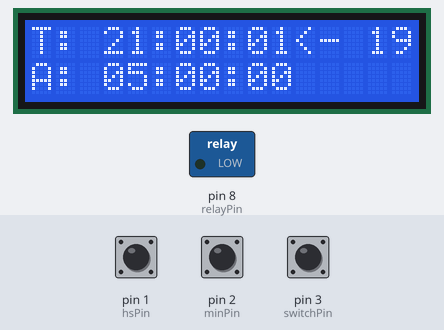
A sketch run on a simulated Arduino Uno, built with avr-gcc and run on an emulated ATmega328P. Parts: 16×2 character LCD, switched loads named in the sketch (green lamp = pin HIGH). Inputs (shaded band) come from the test bench; at power-on: pin 3 (switchPin) HIGH, pin 1 (hsPin) HIGH, pin 2 (minPin) HIGH.

Above: at 1.2 s.
1.3 s: pin 3 (switchPin) pulled LOW for 3.2 s
At 1.65 s:
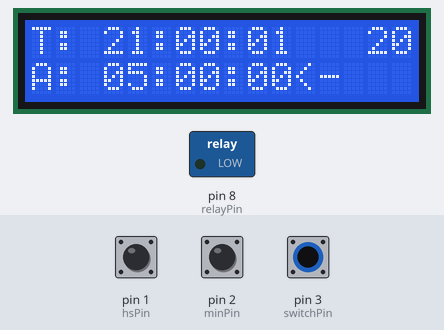
6.0 s: pin 1 (hsPin) pulled LOW for 0.25 s
At 6.8 s:
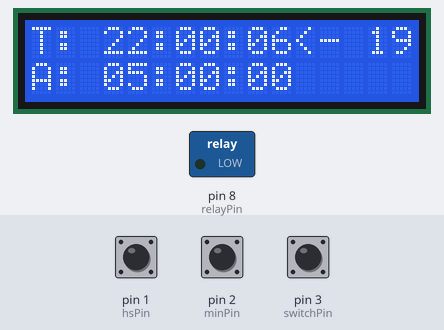
7.7 s: pin 2 (minPin) pulled LOW for 0.25 s
At 8.8 s:
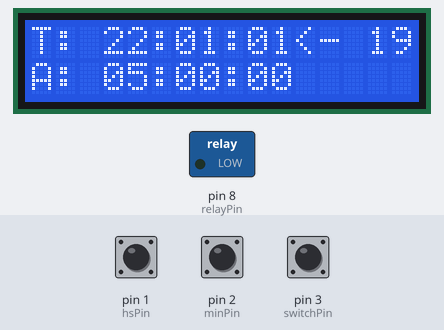
9.5 s: pin 1 (hsPin) pulled LOW for 1 s
At 11.8 s:
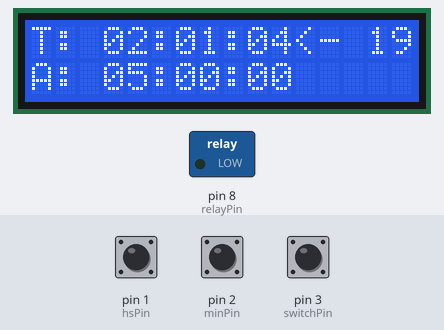
12.0 s: pin 2 (minPin) pulled LOW for 1 s
At 13.8 s:
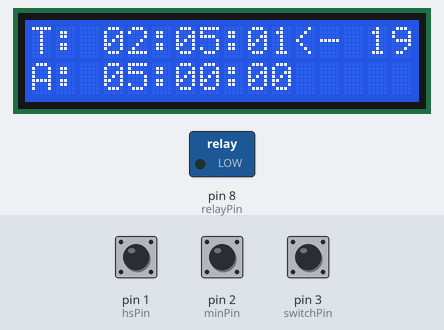
14.5 s: pin 3 (switchPin) pulled LOW for 0.25 s
At 35.6 s:
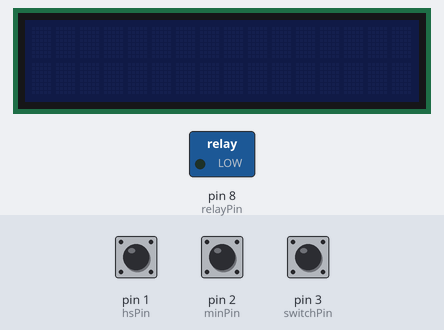
Timing chart, 0 to 36.5 s (numbered marks = the images above; inputs shaded):
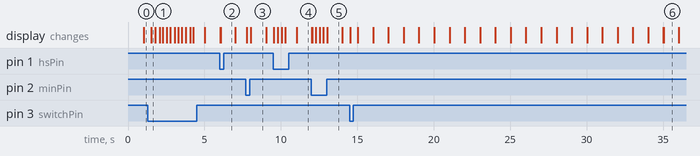

Measured:
- after the input at 1.3 s, the display: changes after 0.23 s (image 1)
- after the input at 14.5 s, the display: first changes at once (image 6 shows a later state)
- what the display in image 3 shows lasts 1.0 s, from 8.0 s to 9.0 s

The sketch:

the_LIGHT_clock.ino
```cpp
/*
 *    SCL = A5
 *    SDA = A4
 *    VCC = 5V
 *    GND = GND
 */
#include <Wire.h>
#include <LCD.h>
#include <LiquidCrystal_I2C.h>
void printHora(int hora, int minutos, int segundos);
void screenrefresh();
void handleTimeRollover();
void handleAlarmRollover();


LiquidCrystal_I2C lcd(0x27, 2, 1, 0, 4, 5, 6, 7); //addr, EN, RW, RS, D4, D5, D6, D7, BacklightPin, POLARITY
const int relayPin = 8;
const int hsPin = 1; //el del boton del a hora!!
const int minPin = 2; //el de los minuto!!
const int switchPin = 3;

const int timeout = 20; //segs

// horas iniciales
int h = 21;
int m = 00;
int s = 00;

int al_h = 5;
int al_m = 00;
int al_s = 00;

int currTimeout = timeout;

// Time Set Buttons
int buttonHs;
int buttonMin;
int buttonSwitcher;
int apretaronAlgo = 0;

int qCambia = 0; //0 es hora, 1 es hora de alarma

// For accurate Time reading, use Arduino Real Time Clock and not just delay()
static uint32_t last_time, now = 0; // RTC

void setup() {
  pinMode(hsPin, INPUT_PULLUP);
  pinMode(minPin, INPUT_PULLUP);
  pinMode(switchPin, INPUT_PULLUP);
  lcd.setBacklightPin(3, POSITIVE); // POSITIVE = enum definido en LCD.h
  now = millis();
  lcd.begin(16, 2);
  pinMode(relayPin, OUTPUT);
  digitalWrite(relayPin, LOW); //high es apagado because reasons || update: con mi nuevo rele de estado solido, low es apagado!
}

void loop() {
  screenrefresh();

  for (int i = 0; i < 4; i++) // 4 checks per second
  {

    while ((now - last_time) < 250) //delay250ms
      now = millis();

    last_time = now; // prepare for next loop

    // read Setting Buttons
    buttonHs = digitalRead(hsPin);
    buttonMin = digitalRead(minPin);
    buttonSwitcher = digitalRead(switchPin);

    apretaronAlgo = ((buttonHs == 0) | (buttonMin == 0) | (buttonSwitcher == 0));

    if (apretaronAlgo & (currTimeout > 0)) {
      currTimeout=timeout;
      //handling button input

      if (buttonSwitcher == 0)
        qCambia = !qCambia;

      if (buttonHs == 0)
        if (qCambia)
          al_h++;
        else
          h++;

      if (buttonMin == 0)
        if (qCambia) {
          al_s = 0;
          al_m++;
        }
      else {
        s = 0;
        m++;
      }

      //DONE handling button input

      if (qCambia)
        handleAlarmRollover();
      else
        handleTimeRollover();

      screenrefresh();
    } else
    if (apretaronAlgo) {
      lcd.on();
      currTimeout = timeout;
    }

  } //end screen off and butt pressed if

  /* outer 1000ms loop  */
  s++; //increment sec. counting

  // ---- manage seconds, minutes, hours am/pm overflow ----

  handleTimeRollover();

  if (h == al_h && m == al_m)
    alarmTime();

  //Backlight time out
  if (currTimeout > 0)
    currTimeout--;
  else
    lcd.off();

  // Loop end
}

void printHora(int hora, int minutos, int segundos) {
  if (hora < 10)
    lcd.print("0"); // always 2 digits
  lcd.print(hora);

  lcd.print(":");

  if (minutos < 10)
    lcd.print("0");
  lcd.print(minutos);

  lcd.print(":");

  if (segundos < 10)
    lcd.print("0");
  lcd.print(segundos);
}

void screenrefresh() {
  lcd.clear();
  lcd.setCursor(0, 0);
  lcd.print("T: ");
  printHora(h, m, s);
  if (!qCambia)
    lcd.print("<- ");
  else
    lcd.print("   ");

  lcd.print(currTimeout);

  lcd.setCursor(0, 1);
  lcd.print("A: ");
  printHora(al_h, al_m, al_s);
  if (qCambia)
    lcd.print("<-");
}

void handleTimeRollover() {
  if (s == 60) {
    s = 0;
    m++;
  }

  if (m == 60) {
    m = 0;
    h++;
  }

  if (h == 24)
    h = 0;
}

void handleAlarmRollover() {
  if (al_m == 60) {
    al_m = 0;
    al_h++;
  }
  if (al_h == 24)
    al_h = 0;
}

void alarmTime() { //this will ruin the timekeeping when the alarm is blaring but w/e
  lcd.off();
  apretaronAlgo = ((buttonHs == 0) | (buttonMin == 0) | (buttonSwitcher == 0));
  while (!apretaronAlgo) {//todos los high y low-s fueron invertidos cuando em cambie al SSR!
    digitalWrite(relayPin, HIGH);
    delay(2000);
    for (int i = 0; i < 5; i++) {
      digitalWrite(relayPin, HIGH);
      delay(200);
      digitalWrite(relayPin, LOW);
      delay(200);
    }

    apretaronAlgo = ((buttonHs == 0) | (buttonMin == 0) | (buttonSwitcher == 0));
  }

  lcd.on();
}
```
